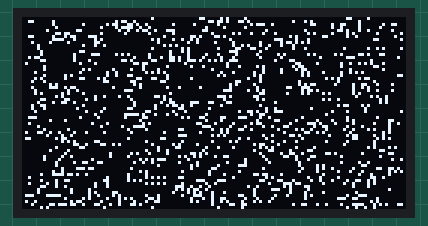
Recording of a program running on a simulated ESP32 board running MicroPython. Parts: 128×64 one-colour display. Random numbers come from a fixed seed; library files of the repository ran but are not shown: ssd1306.py; what the program prints to the serial console is not drawn.

Above: at 0.61 s.
At 3.13 s:
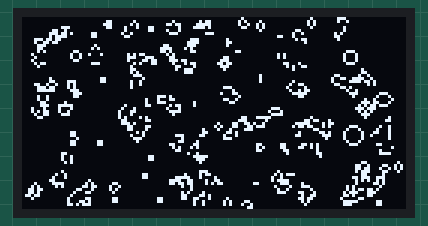
At 5.66 s:
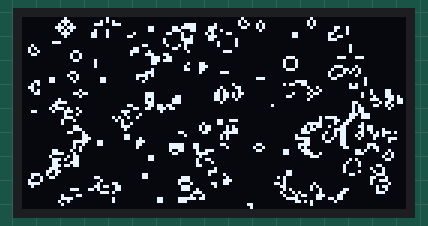
At 10.71 s:
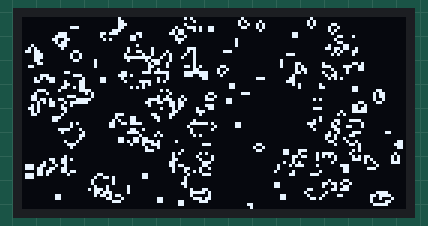
At 15.76 s:
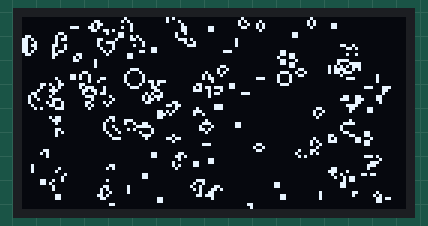
At 20.8 s:
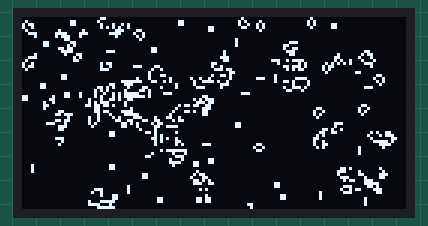

The program:

main.py
```python
import esp32
import uos
import utime
from machine import I2C, Pin
import ssd1306

rst = Pin(16, Pin.OUT)
rst.value(1)
scl = Pin(15, Pin.OUT, Pin.PULL_UP)
sda = Pin(4, Pin.OUT, Pin.PULL_UP)
i2c = I2C(scl=scl, sda=sda, freq=450000)
oled = ssd1306.SSD1306_I2C(128, 64, i2c, addr=0x3c)

class Life:
    def __init__(self,rows,cols):
        self.rows=rows
        self.cols=cols
        self.iterations=0
        #init blank array
        start=utime.ticks_ms()
        self.arr1=[[0 for i in range(cols)] for j in range(rows)]
        self.arr2=[[0 for i in range(cols)] for j in range(rows)]
        end=utime.ticks_ms()
        print("time to init blank array:\t" + str(end-start) + " ms")
        #init random
        start=utime.ticks_ms()
        for i in range(self.rows):
            for j in range(self.cols):
                tmp=int.from_bytes(uos.urandom(1),'little')
                #192/256 chance of being 0
                if tmp < 192:
                    self.arr1[i][j]=0
                else:
                    self.arr1[i][j]=1
        end=utime.ticks_ms()
        print("time to init random array:\t" + str(end-start) + " ms")

    def printarr2(self):
        #print arr2 to console
        start=utime.ticks_ms()
        print("arr2")
        for i in range(self.rows):
            for j in range(self.cols):
                if self.arr2[i][j]==0:
                    print('.',end='')
                else:
                    print('#',end='')
            print()
        end=utime.ticks_ms()
        print("time to print to console:\t" + str(end-start) + " ms")

    def process_next(self):
        #9 sections, 3x3 split from 2d array, n=neighbors, avoids cpu time on bounds check this way
        self.iterations+=1
        print("iteration:\t" + str(self.iterations))
        start=utime.ticks_ms()
        n=0
        n=(self.arr1[0][1]+self.arr1[1][0]+self.arr1[1][1])
        if (self.arr1[0][0])==1 and (n < 2) or (n > 3):
            self.arr2[0][0]=0
        if (self.arr1[0][0]==0) and (n==3):
            self.arr2[0][0]=1

        for j in range(1, self.cols-1):
            n=(self.arr1[0][j-1]+self.arr1[0][j+1]+self.arr1[1][j-1]+self.arr1[1][j]+self.arr1[1][j+1])
            if (self.arr1[0][j])==1 and (n < 2) or (n > 3):
                self.arr2[0][j]=0
            if (self.arr1[0][j]==0) and (n==3):
                self.arr2[0][j]=1

        n=(self.arr1[0][self.cols-2]+self.arr1[1][self.cols-2]+self.arr1[1][self.cols-1])
        if (self.arr1[0][self.cols-1])==1 and (n < 2) or (n > 3):
            self.arr2[0][self.cols-1]=0
        if (self.arr1[0][self.cols-1]==0) and (n==3):
            self.arr2[0][self.cols-1]=1

        for i in range(1, self.rows-1):
            n=(self.arr1[i-1][0]+self.arr1[i-1][1]+self.arr1[i][1]+self.arr1[i+1][1]+self.arr1[i+1][0])
            if (self.arr1[i][0])==1 and (n < 2) or (n > 3):
                self.arr2[i][0]=0
            if (self.arr1[i][0]==0) and (n==3):
                self.arr2[i][0]=1

        for i in range(1, self.rows-1):
            for j in range(1, self.cols-1):
                n=(self.arr1[i-1][j-1]+self.arr1[i-1][j]+self.arr1[i-1][j+1]+self.arr1[i][j-1]+self.arr1[i][j+1]+self.arr1[i+1][j-1]+self.arr1[i+1][j]+self.arr1[i+1][j+1])
                if (self.arr1[i][j])==1 and (n < 2) or (n > 3):
                    self.arr2[i][j]=0
                if (self.arr1[i][j]==0) and (n==3):
                    self.arr2[i][j]=1

        for i in range(1, self.rows-1):
            n=(self.arr1[i-1][self.cols-2]+self.arr1[i-1][self.cols-1]+self.arr1[i][self.cols-2]+self.arr1[i+1][self.cols-2]+self.arr1[i+1][self.cols-1])
            if (self.arr1[i][self.cols-1])==1 and (n < 2) or (n > 3):
                self.arr2[i][self.cols-1]=0
            if (self.arr1[i][self.cols-1]==0) and (n==3):
                self.arr2[i][self.cols-1]=0

        n=(self.arr1[self.rows-2][0]+self.arr1[self.rows-2][1]+self.arr1[self.rows-1][1])
        if (self.arr1[self.rows-1][0])==1 and (n < 2) or (n > 3):
            self.arr2[self.rows-1][0]=0
        if (self.arr1[self.rows-1][0]==0) and (n==3):
            self.arr2[self.rows-1][0]=1

        for j in range(1, self.cols-1):
            n=0
            n=(self.arr1[self.rows-2][j-1]+self.arr1[self.rows-2][j]+self.arr1[1][j-2]+self.arr1[self.rows-1][j-1]+self.arr1[self.rows-1][j+1])
            if (self.arr1[self.rows-1][j])==1 and (n < 2) or (n > 3):
                self.arr2[self.rows-1][j]=0
            if (self.arr1[self.rows-1][j]==0) and (n==3):
                self.arr2[self.rows-1][j]=1

        n=(self.arr1[self.rows-2][self.cols-2]+self.arr1[self.rows-1][self.cols-1]+self.arr1[self.rows-1][self.cols-2])
        if (self.arr1[self.rows-1][self.cols-1])==1 and (n < 2) or (n > 3):
            self.arr2[self.rows-1][self.cols-1]=0
        if (self.arr1[self.rows-1][self.cols-1]==0) and (n==3):
            self.arr2[self.rows-1][self.cols-1]=1
        end=utime.ticks_ms()
        print("time to process next iteration:\t" + str(end-start) + " ms")
        #end of neighbor processing step

    def copy(self):
        #copy back to arr1 and to oled buffer
        start=utime.ticks_ms()
        for i in range(self.rows):
            for j in range(self.cols):
                self.arr1[i][j]=self.arr2[i][j]
                oled.pixel(j,i,self.arr1[i][j])

        end=utime.ticks_ms()
        print("time to copy back and to oled buffer:\t" + str(end-start) + " ms")

#"main" function
life=Life(64,128)
while True:
    life.process_next()
    #life.printarr2()
    life.copy()
    oled.show()
```
